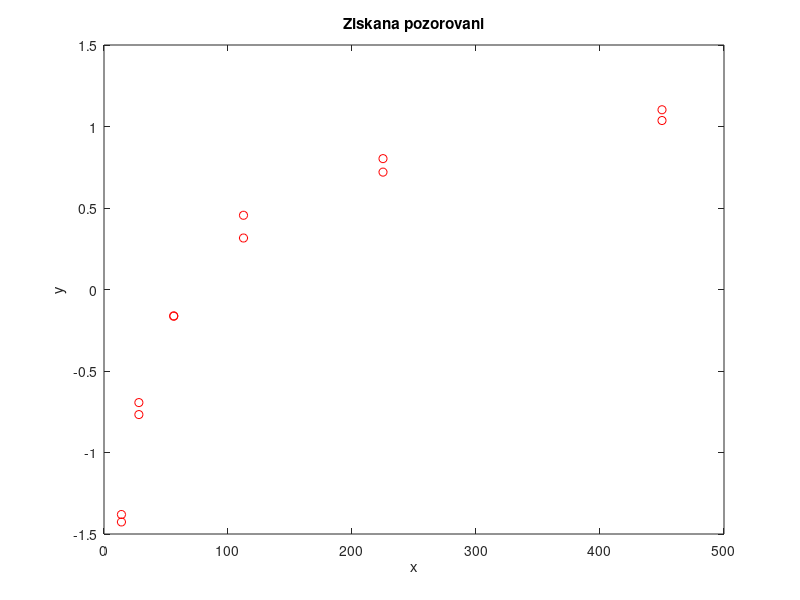

The MATLAB script that drew this image: (Note: this script raises an error after producing the figure.)
%% KMA/MME Linearization

% Clear Sequence
clear all, close all %#ok<CLALL>

% Wait 0.01s (sometimes, clear all does not delete everything)
pause(0.01)

%% Load Data

load data

y = data(:, 2);
x = data(:, 1);
n = length(x);

x_min = min(x);
x_max = max(x);

%% Naivni odhady

% graf zakladniho vztahu
figure
plot(x, y, 'or'), hold on
title('Ziskana pozorovani')
xlabel('x'), ylabel('y')

% nelinearni funkce - spravne
funkce = @(beta, x) -log(beta(1)) + log(log(x/beta(2)) + 1);

%pocatecni nastaveni parametru beta
beta0 = [1 1];

% odhad parametru nelinearni regrese
% b_nlin = koeficienty, sigma = kov. matice koeficientu, mse = rezisualni roztpyl
[b_nlin, resid, J, sigma, mse] = nlinfit(x, y, funkce, beta0);

% 95% intervaly spolehlivosti pro parametry beta
ci = nlparci(b_nlin, resid, 'covariance', sigma);

% graf
xfit = linspace(x_max, x_min);
plot(xfit, funkce(b_nlin, xfit))

% 95% predikcni interval (interval spolehlivosti)
[ypred, delta] = nlpredci(funkce, xfit, b_nlin, resid, 'covariance', sigma);

% horni a dolni mezni intervaly
dolni = ypred - delta;
horni = ypred + delta;

% vykresleni
plot(xfit, [dolni; horni], 'r--')

%% nastroj

nlintool(x, y, funkce, beta0, 0.05)
